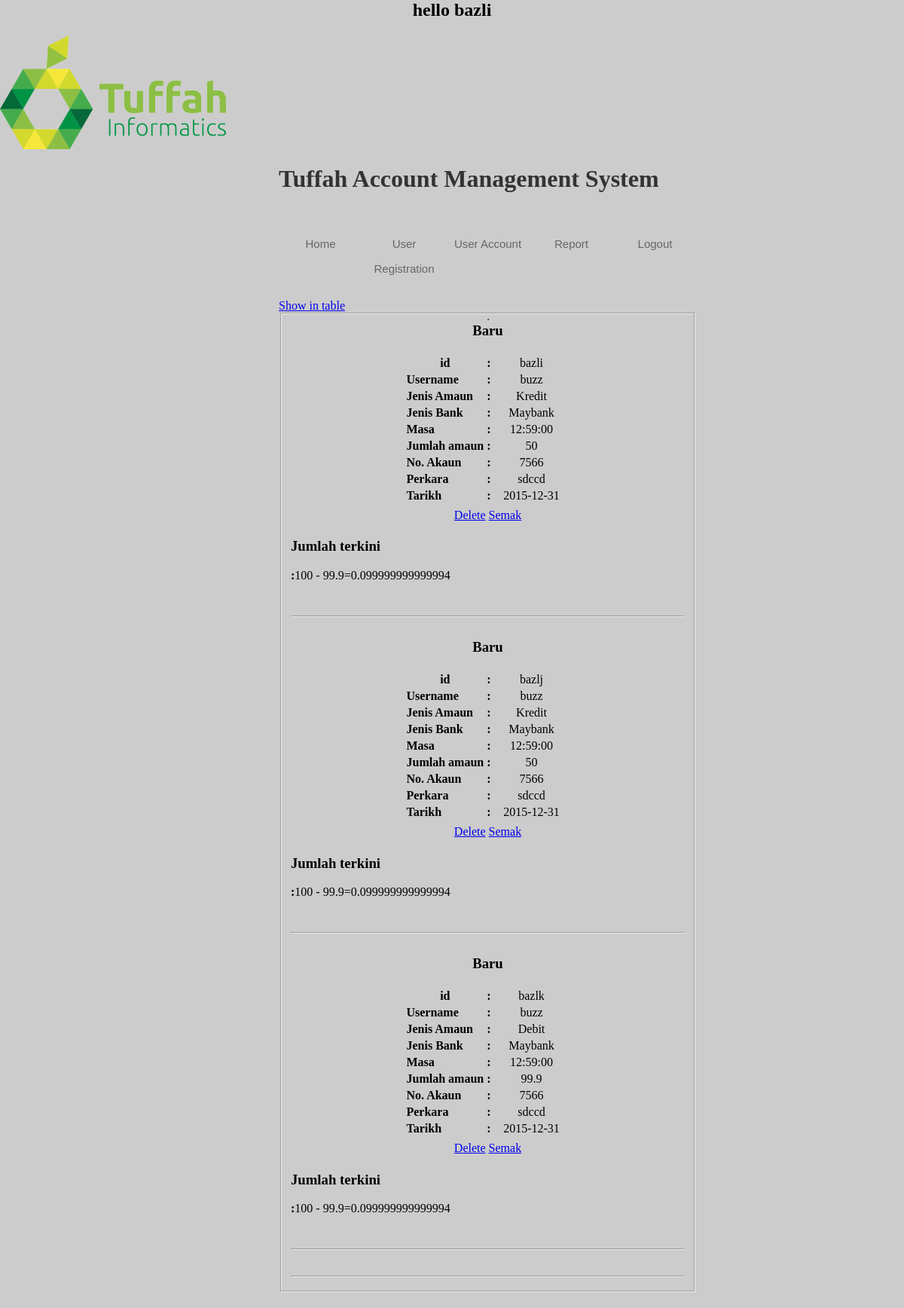
Page /Admin_home.php (signed in) on the committed database.
### tables this page shows
CREATE TABLE IF NOT EXISTS `account` (
  `id` int(11) NOT NULL AUTO_INCREMENT,
  `semak` varchar(33) NOT NULL DEFAULT 'Baru',
  `Jamaun` varchar(99) NOT NULL,
  `Jbank` varchar(99) NOT NULL,
  `masa` time NOT NULL,
  `Nbank` varchar(99) NOT NULL,
  `perkara` varchar(99) NOT NULL,
  `tarikh` date NOT NULL,
  `name` varchar(55) NOT NULL,
  `email` varchar(55) NOT NULL,
  `jumlah` varchar(55) NOT NULL,
  `Available` int(3) DEFAULT '3',
  `Month` varchar(33) DEFAULT NULL,
  PRIMARY KEY (`id`)
);

### Admin_home.php (the view, shortened to what this page needs)
<?php
$result=mysql_query("select * from account");
$i=$_SESSION['username'];
$y= 'hello';
echo "<h2 align='center'>$y $i</h2>";
?>
<!DOCTYPE>
<html>
<head>
<link rel="stylesheet" href="css/lay_menu.css">
<link rel="stylesheet" href="css/susun_menu.css">
<link rel="stylesheet" href="css/Admin(home).css" />
</head>
<body bgcolor="#CCCCCC">
<img src="tuffahlogo.png" />
<div id="container">
<div id="Header"><h1><b>Tuffah Account Management System</b></h1>
</div>
<div id="Nav">
<nav>
<ul>
<li><a href="Admin Account.php">Home</a></li>
<li><a href="index_register.php">User Registration</a></li>
<li><a href="register.php">User Account</a></li>
<li><a href="#">Report</a></li>
<li><a href="logout.php">Logout</a></li></ul>
</nav>
</div>
<br /><br /><br /><br /><br/>
<a href="table.php">Show in table</a>
<div>
<fieldset>
<table align="center" border="1">
<?php
$sqlSum = "SELECT Jamaun, SUM(jumlah) FROM account WHERE Jamaun = 'Kredit'";
$resSum = mysql_query($sqlSum) or die(mysql_error());
while ($row = mysql_fetch_array($resSum)){
	$total =  $row['SUM(jumlah)'];
}
$sqlSub = "SELECT Jamaun, sum(jumlah) FROM account WHERE Jamaun = 'Debit'";
$resSub = mysql_query($sqlSub) or die(mysql_error());
while ($row = mysql_fetch_array($resSub)){
	$deb =  $row['sum(jumlah)'];
}
while($rows=mysql_fetch_array($result))
{
	$user=$rows['id'];
	echo'<table align="center">';
	echo'<tr>';
	echo'<td width="100" align="center" colspan="3"><h3><b>'.$rows['semak'].'</b><h3></td>';
	echo'</tr>';
	echo'<tr align="center">';
	echo'<td><b>id</b></td>';
	echo'<td><b>:</b></td>';
	echo'<td width="100" align="center">'.$i.'</td>';
	echo'</tr>';
	echo'<tr>';
	echo'<td><b>Username</b></td>';
	echo'<td><b>:</b></td>';
	echo'<td width="100" align="center">'.$rows['name'].'</td>';
	echo'</tr>';
	echo'<tr>';
	echo'<td><b>Jenis Amaun</b></td>';
	echo'<td><b>:</b></td>';
	echo'<td width="100" align="center">'.$rows['Jamaun'].'</td>';
	echo'</tr>';
	echo'<tr>';
	echo'<td><b>Jenis Bank</b></td>';
	echo'<td><b>:</b></td>';
	echo'<td width="100" align="center">'.$rows['Jbank'].'</td>';
	echo'</tr>';
	echo'<tr>';
	echo'<td><b>Masa</b></td>';
	echo'<td><b>:</b></td>';
	echo'<td width="100" align="center">'.$rows['masa'].'</td>';
	echo'</tr>';
	echo'<tr>';
	echo'<td><b>Jumlah amaun</b></td>';
	echo'<td><b>:</b></td>';
	echo'<td width="100" align="center">'.$rows['jumlah'].'</td>';
	echo'</tr>';
	echo'<tr>';
	echo'<td><b>No. Akaun</b></td>';
	echo'<td><b>:</b></td>';
	echo'<td width="100" align="center">'.$rows['Nbank'].'</td>';
	echo'</tr>';
	echo'<tr>';
	echo'<td><b>Perkara</b></td>';
	echo'<td><b>:</b></td>';
	echo'<td width="100" align="center">'.$rows['perkara'].'</td>';
	echo'</tr>';
	echo'<tr>';
	echo'<td><b>Tarikh</b></td>';
	echo'<td><b>:</b></td>';
	echo'<td width="100" align="center">'.$rows['tarikh'].'</td>';
	echo'</tr>';
	echo'<tr>';
	echo'<table align="center">';
	echo'<tr>';
	echo'<td align="left"><a href="conect_delete.php?id='.$user.'">Delete</a></td>';
	echo'<td align="right"><a href="connect_semak.php?semak='.$user.'">Semak</a></td>';
	echo'</tr>';
	echo'</table>';
	echo'<tr>';
	echo'<td><h3><b>Jumlah terkini</b></h3></td>';
	echo'<td><b>:</b></td>';
	echo'<td width="100" align="center">'.$total.' - '.$deb.'='.($total-$deb).'</td>';
	echo'</tr>';
	echo'</tr>';
	echo'</table><br/><br/><br/>';
	$i++;
	echo '<hr/>';
	echo '<br/>';
}
?>
<hr/>
</table>
</div>
</div>
</body>
</html>

### css/lay_menu.css (style rules this page uses)
body { margin:0; padding:0; }
#container { width:555px; height:auto; margin-left:370px; margin-right:370px; margin-top:21px; margin-bottom:21px; }
#Header { height:67px; background-image:url(tuffah1.jpg); background-repeat:no-repeat; margin-bottom:21px; }
h1 { font-style:inherit; font:bold; color:#333; }

### css/susun_menu.css (style rules this page uses)
nav ul { margin:0; padding:0; }
nav ul li { list-style:none; float:left; display:block; width:111px; height:60px; text-align:center; line-height:33px; font-family:Tahoma, Geneva, sans-serif; font-size:15px; }
nav ul li a { text-decoration:none; color:#666; }

### rows in the picture
account: semak "Baru", name "buzz", Jamaun "Kredit", Jbank "Maybank", masa "12:59:00", jumlah "50", Nbank "7566", perkara "sdccd", tarikh "2015-12-31", total "100", deb "99.9", deb "0.099999999999994"
account: semak "Baru", name "buzz", Jamaun "Kredit", Jbank "Maybank", masa "12:59:00", jumlah "50", Nbank "7566", perkara "sdccd", tarikh "2015-12-31", total "100", deb "99.9", deb "0.099999999999994"
account: semak "Baru", name "buzz", Jamaun "Debit", Jbank "Maybank", masa "12:59:00", jumlah "99.9", Nbank "7566", perkara "sdccd", tarikh "2015-12-31", total "100", deb "99.9", deb "0.099999999999994"

### other values in the picture
$y "hello"
$i "bazli"
